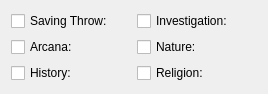
  <widget class="QWidget" name="layoutWidget6">
   <property name="geometry">
    <rect>
     <x>670</x>
     <y>190</y>
     <width>248</width>
     <height>65</height>
    </rect>
   </property>
   <layout class="QGridLayout" name="gridLayout_15">
    <item row="0" column="0">
     <widget class="QCheckBox" name="chkIntSave">
      <property name="minimumSize">
       <size>
        <width>120</width>
        <height>0</height>
       </size>
      </property>
      <property name="maximumSize">
       <size>
        <width>120</width>
        <height>16777215</height>
       </size>
      </property>
      <property name="text">
       <string>Saving Throw:</string>
      </property>
     </widget>
    </item>
    <item row="0" column="1">
     <widget class="QCheckBox" name="chkInvestigation">
      <property name="minimumSize">
       <size>
        <width>120</width>
        <height>0</height>
       </size>
      </property>
      <property name="maximumSize">
       <size>
        <width>120</width>
        <height>16777215</height>
       </size>
      </property>
      <property name="text">
       <string>Investigation:</string>
      </property>
     </widget>
    </item>
    <item row="1" column="0">
     <widget class="QCheckBox" name="chkArcana">
      <property name="minimumSize">
       <size>
        <width>120</width>
        <height>0</height>
       </size>
      </property>
      <property name="maximumSize">
       <size>
        <width>120</width>
        <height>16777215</height>
       </size>
      </property>
      <property name="text">
       <string>Arcana:</string>
      </property>
     </widget>
    </item>
    <item row="1" column="1">
     <widget class="QCheckBox" name="chkNature">
      <property name="minimumSize">
       <size>
        <width>120</width>
        <height>0</height>
       </size>
      </property>
      <property name="maximumSize">
       <size>
        <width>120</width>
        <height>16777215</height>
       </size>
      </property>
      <property name="text">
       <string>Nature:</string>
      </property>
     </widget>
    </item>
    <item row="2" column="0">
     <widget class="QCheckBox" name="chkHistory">
      <property name="minimumSize">
       <size>
        <width>120</width>
        <height>0</height>
       </size>
      </property>
      <property name="maximumSize">
       <size>
        <width>120</width>
        <height>16777215</height>
       </size>
      </property>
      <property name="text">
       <string>History:</string>
      </property>
     </widget>
    </item>
    <item row="2" column="1">
     <widget class="QCheckBox" name="chkReligion">
      <property name="minimumSize">
       <size>
        <width>120</width>
        <height>0</height>
       </size>
      </property>
      <property name="maximumSize">
       <size>
        <width>120</width>
        <height>16777215</height>
       </size>
      </property>
      <property name="text">
       <string>Religion:</string>
      </property>
     </widget>
    </item>
   </layout>
  </widget>
